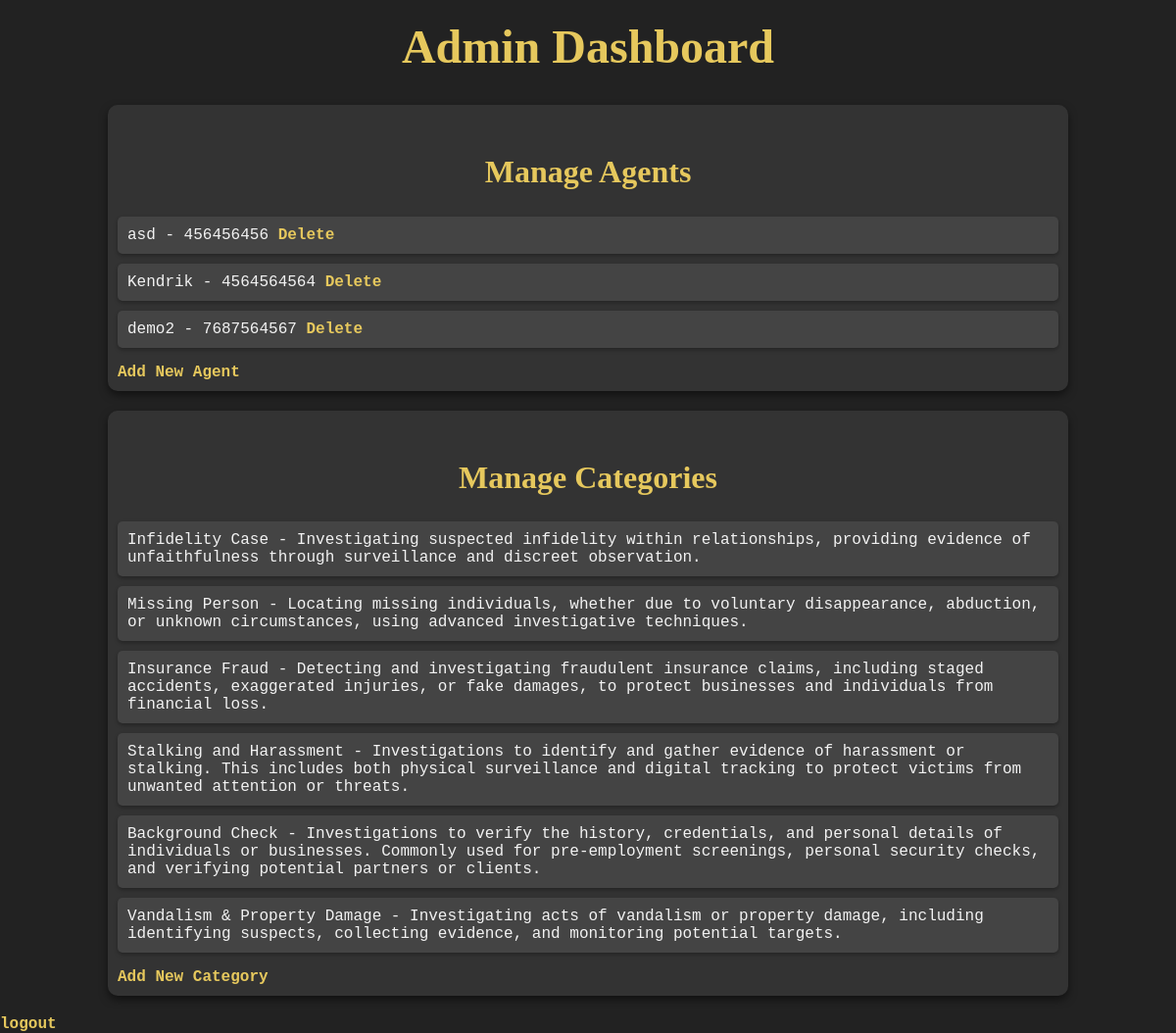
/admdash (signed in), run on the app's committed database.
### agent/models.py (models this page shows)
class Agent(models.Model):
    user = models.ForeignKey(User, on_delete=models.SET_NULL, null=True, blank=True)
    name=models.CharField(max_length=50)
    email=models.EmailField()
    phone = models.CharField(max_length=15)
    address = models.TextField(default="Not provided")
    password=models.TextField()
    is_active = models.BooleanField(default=True)

class CaseCategory(models.Model):
    c_name = models.CharField(max_length=255)
    c_image=models.FileField()
    c_disc=models.TextField()

### agent/views.py (the view)
# urls.py: path('admdash', views.admdash),
def admdash(req):
    cases = Case.objects.all()
    agents = Agent.objects.all()
    clients = User.objects.all()
    categories = CaseCategory.objects.all()
    return render(req, 'admin/admindash.html', {'cases': cases,'agents': agents,'clients': clients,'categories': categories,})

### templates/admin/admindash.html (shortened to what this page needs)
<!DOCTYPE html>
<html lang="en">
<head>
</head>
<body>
    <h1>Admin Dashboard</h1>
    <div>
        <h2>Manage Agents</h2>
        <ul>
            {% for agent in agents %}
                <li>{{ agent.user.username }} - {{ agent.phone }}
                    {% if user.is_staff %}
                        <a href="{% url 'delete_agent' agent.id %}" class="btn btn-danger" onclick="return confirm('Are you sure you want to delete this agent?');">Delete</a>
                    {% endif %}
                </li>
            {% endfor %}
        </ul>
        <a href="{% url 'add_agent' %}">Add New Agent</a>
    </div>
    <div>
        <h2>Manage Categories</h2>
        <ul>
            {% for category in categories %}
                <li>{{ category.c_name }} - {{ category.c_disc }}</li>
            {% endfor %}
        </ul>
        <a href="{% url 'add_case_category' %}">Add New Category</a>
    </div>
    <a href="{% url 'lout' %}">logout</a>
</body>
</html>

### templates/admin/admindash.html (style rules this page uses)
body { background-color: #222; color: #f2f2f2; font-family: 'Courier New', Courier, monospace; margin: 0; padding: 0; }
h1, h2 { color: #e6c85d; text-align: center; font-family: 'Georgia', serif; }
h1 { font-size: 3rem; margin-top: 20px; }
h2 { font-size: 2rem; margin-top: 40px; }
div { margin: 20px auto; padding: 10px; width: 80%; background-color: #333; border-radius: 10px; box-shadow: 0 4px 8px rgba(0, 0, 0, 0.5); }
ul { list-style-type: none; padding-left: 0; }
li { margin: 10px 0; padding: 10px; background-color: #444; border-radius: 5px; box-shadow: 0 2px 4px rgba(0, 0, 0, 0.3); }
a { color: #e6c85d; text-decoration: none; font-weight: bold; }

### data on the page
Agent: user.username "asd", phone "456456456"
Agent: user.username "Kendrik", phone "4564564564"
Agent: user.username "demo2", phone "7687564567"
CaseCategory: c_name "Infidelity Case", c_disc "Investigating suspected infidelity within relationships, providing evidence of unfaithfulness through surveillance and discreet observation."
CaseCategory: c_name "Missing Person", c_disc "Locating missing individuals, whether due to voluntary disappearance, abduction, or unknown circumstances, using advanced investigative techniques."
CaseCategory: c_name "Insurance Fraud", c_disc "Detecting and investigating fraudulent insurance claims, including staged accidents, exaggerated injuries, or fake damages, to protect businesses and individuals from financial loss."
CaseCategory: c_name "Stalking and Harassment", c_disc "Investigations to identify and gather evidence of harassment or stalking. This includes both physical surveillance and digital tracking to protect victims from unwanted attention or threats."
CaseCategory: c_name "Background Check", c_disc "Investigations to verify the history, credentials, and personal details of individuals or businesses. Commonly used for pre-employment screenings, personal security checks, and verifying potential partners or clients."
CaseCategory: c_name "Vandalism & Property Damage", c_disc "Investigating acts of vandalism or property damage, including identifying suspects, collecting evidence, and monitoring potential targets."
